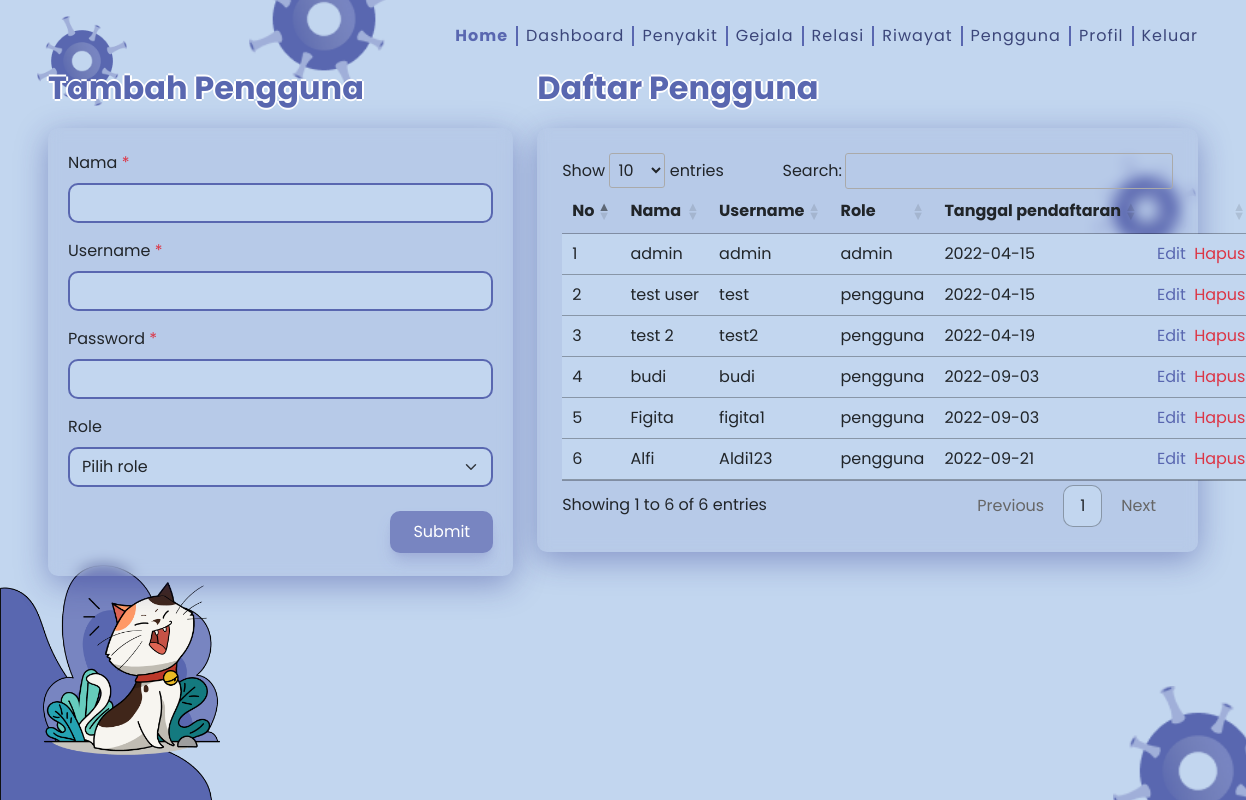
Screenshot of /user/index.php (signed in) with the database file from the repository.
### tables this page shows
CREATE TABLE `users` (
  `user_id` int(11) NOT NULL,
  `nama` varchar(255) NOT NULL,
  `username` varchar(20) NOT NULL,
  `password` varchar(255) NOT NULL,
  `role` enum('pengguna','admin') NOT NULL,
  `created_at` date NOT NULL
);

### modules/encrypt.php (called while the page is built, shortened)
<?php
function safe_b64encode($string='') {
  $data = base64_encode($string);
  $data = str_replace(['+','/','='],['-','_',''],$data);
  return $data;
}
function encrypt($value) {
  $iv_size = openssl_cipher_iv_length('aes-256-cbc');
  $iv = openssl_random_pseudo_bytes($iv_size);
  $crypttext = openssl_encrypt($value, 'aes-256-cbc', 'your security cipherSeed', OPENSSL_RAW_DATA, $iv);
  return safe_b64encode($iv.$crypttext);
}

### user/index.php (the view, shortened to what this page needs)
<?php
include('../partials/header.php');
include('../modules/koneksi.php');
require('../modules/encrypt.php');
$data = $koneksi->query('SELECT user_id, nama, username, role, created_at FROM users')->fetchAll(PDO::FETCH_OBJ);
?>
  <main>
    <?php include('../partials/navbar.php') ?>
    <div class="container-fluid col-xxl-8 hero px-5 py-4 g-4" style="position: relative;">
      <div class="row flex-lg-row-reverse align-items-start mt-5">
        <div class="col-lg-7 mb-5">
          <h2 class="text_primary fw-bold lh-1 mb-4" style="text-shadow: -2px 0 #fff, 0 2px #fff, 2px 0 #fff, 0 -2px #fff;">Daftar Pengguna</h2>
          <table id="user" class="table nowrap" style="width: 100%;">
            <thead>
              <tr>
                <th scope="col">No</th>
                <th scope="col">Nama</th>
                <th scope="col">Username</th>
                <th scope="col">Role</th>
                <th scope="col">Tanggal pendaftaran</th>
                <th scope="col"></th>
              </tr>
            </thead>
            <tbody>
              <?php foreach($data as $key => $d): ?>
                <tr>
                  <td scope="row"><?= $key+1 ?></td>
                  <td><?= $d->nama ?></td>
                  <td><?= $d->username ?></td>
                  <td><?= $d->role ?></td>
                  <td><?= $d->created_at ?></td>
                  <td>
                    <a href="edit.php?r=<?= encrypt($d->user_id)?>" class="a_primary me-1">Edit</a>
                    <a href="hapus.php?r=<?= encrypt($d->user_id)?>" class="text-danger">Hapus</a>
                  </td>
                </tr>
              <?php endforeach; ?>
            </tbody>
          </table>
        </div>
        <div class="col-lg-5">
          <h2 class="text_primary fw-bold lh-1" style="text-shadow: -2px 0 #fff, 0 2px #fff, 2px 0 #fff, 0 -2px #fff;">Tambah Pengguna</h2>
          <form method="POST" class="form_glass mt-4">
            <div class="mb-3 mt-3">
              <label for="nama" class="form-label">Nama <span class="text-danger text-sm">*</span></label>
              <input type="text" name="nama" class="form-control log" id="nama">
            </div>
            <div class="mb-3">
              <label for="username" class="form-label">Username <span class="text-danger text-sm">*</span></label>
              <input type="text" name="username" class="form-control log" id="username">
            </div>
            <div class="mb-3">
              <label for="password" class="form-label">Password <span class="text-danger text-sm">*</span></label>
              <input type="password" name="password" class="form-control log" id="password">
            </div>
            <div class="mb-3">
              <label for="role" class="form-label">Role</label>
              <select id="role" name="role" class="form-select log">
                <option selected>Pilih role</option>
              </select>
            </div>
            <div class="btn_submit_left">
              <button type="submit" name="submit" class="ms-auto btn btn_primary transition duration-700 shadow-primary btn-md mt-2 mb-3">Submit</button>
            </div>
          </form>
        </div>
      </div>
    </div>
    <?php include('../partials/virus2.php') ?>
  </main>
<?php include('../partials/script.php') ?>

### style.css (style rules this page uses)
:root { --primary: #5967B0; --primary2: #7885C1; --primary3: #A0AFD9; --primary4: #C2D6EF; }
main { font-family: 'Poppins', 'Segoe UI', Tahoma, Geneva, Verdana, sans-serif; min-height: 100vh; margin: 0; padding: 0; background-color: var(--primary4); position: relative; }
.hero { z-index: 1; }
.log { border: 2px solid var(--primary) !important; border-radius: 10px; background-color: var(--primary4); }
table.dataTable tbody tr { background-color: var(--primary4) !important; }
.transition { transition-property: color,background-color,border-color,fill,stroke,opacity,box-shadow,transform,filter,-webkit-text-decoration-color,-webkit-backdrop-filter; transition-property: color,background-color,border-color,text-decoration-color,fill,stroke,opacity,box-shadow,transform,filter,backdrop-filter; transition-property: color,background-color,border-color,text-decoration-color,fill,stroke,opacity,box-shadow,transform,filter,backdrop-filter,-webkit-text-decoration-color,-webkit-backdrop-filter; transition-timing-function: cubic-bezier(.4,0,.2,1); transition-duration: .15s; }
.duration-700 { transition-duration: .7s; }
.text_primary { color: var(--primary); }
.a_primary { color: var(--primary); text-decoration: none; }
a { text-decoration: none !important; }
.shadow-primary { box-shadow: 0 0 #0000, 0 0 #0000, 0 10px 15px -3px var(--primary3), 0 4px 6px -4px var(--primary3); }
.btn_primary { background-color: var(--primary2); color: #fff; padding: 8px 22px !important; border-radius: 10px; }
.btn_submit_left { display: flex; justify-items: end; align-items: flex-end; }
@media (min-width: 992px) { .hero { z-index: 10; } }
@media (min-width: 992px) { .form_glass { background: rgba( 89, 103, 176, 0.1 ); box-shadow: 0 8px 32px 0 rgba( 31, 38, 135, 0.37 ); backdrop-filter: blur( 7px ); -webkit-backdrop-filter: blur( 7px ); border-radius: 10px; padding: 7px 20px; } }

### rows the page displays
users: nama "admin", username "admin", role "admin", created_at "2022-04-15"
users: nama "test user", username "test", role "pengguna", created_at "2022-04-15"
users: nama "test 2", username "test2", role "pengguna", created_at "2022-04-19"
users: nama "budi", username "budi", role "pengguna", created_at "2022-09-03"
users: nama "Figita", username "figita1", role "pengguna", created_at "2022-09-03"
users: nama "Alfi", username "Aldi123", role "pengguna", created_at "2022-09-21"
